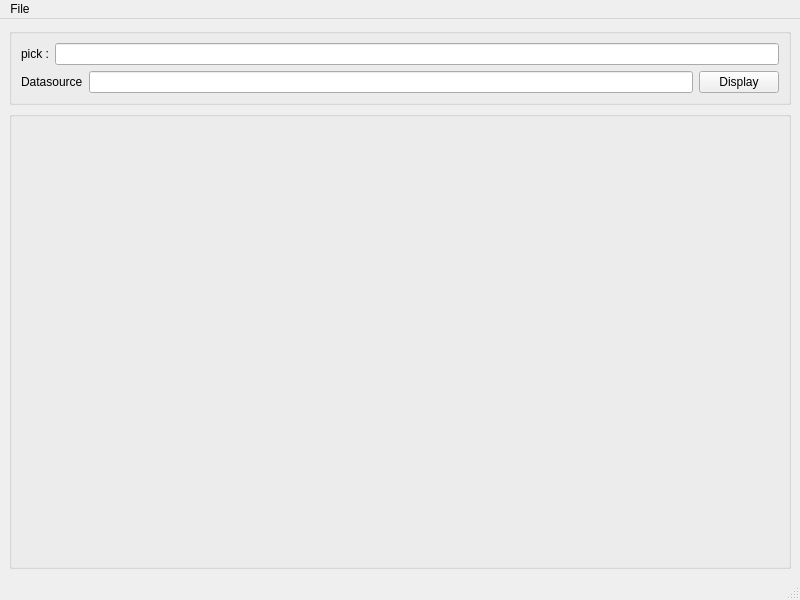
<?xml version="1.0" encoding="UTF-8"?>
<ui version="4.0">
 <class>MplMainWindow</class>
 <widget class="QMainWindow" name="MplMainWindow">
  <property name="geometry">
   <rect>
    <x>0</x>
    <y>0</y>
    <width>800</width>
    <height>600</height>
   </rect>
  </property>
  <property name="windowTitle">
   <string>PlotProfile</string>
  </property>
  <widget class="QWidget" name="mplcentralwidget">
   <layout class="QVBoxLayout" name="verticalLayout_3">
    <item>
     <widget class="QGroupBox" name="groupBox">
      <property name="title">
       <string/>
      </property>
      <layout class="QVBoxLayout" name="verticalLayout">
       <item>
        <layout class="QGridLayout" name="gridLayout">
         <item row="0" column="0">
          <widget class="QLabel" name="label">
           <property name="text">
            <string>pick :</string>
           </property>
          </widget>
         </item>
         <item row="0" column="1">
          <widget class="QLineEdit" name="mpleast1"/>
         </item>
        </layout>
       </item>
       <item>
        <layout class="QHBoxLayout" name="mplhorizontalLayout">
         <item>
          <widget class="QLabel" name="label_3">
           <property name="text">
            <string>Datasource</string>
           </property>
          </widget>
         </item>
         <item>
          <widget class="QLineEdit" name="mpllineEdit"/>
         </item>
         <item>
          <widget class="QPushButton" name="mplpushButton">
           <property name="text">
            <string>Display</string>
           </property>
          </widget>
         </item>
        </layout>
       </item>
      </layout>
     </widget>
    </item>
    <item>
     <widget class="QGroupBox" name="groupBox_2">
      <property name="title">
       <string/>
      </property>
      <layout class="QVBoxLayout" name="verticalLayout_2">
       <item>
        <widget class="MplWidget" name="mpl_2" native="true">
         <property name="sizePolicy">
          <sizepolicy hsizetype="Expanding" vsizetype="Expanding">
           <horstretch>0</horstretch>
           <verstretch>0</verstretch>
          </sizepolicy>
         </property>
        </widget>
       </item>
      </layout>
     </widget>
    </item>
   </layout>
  </widget>
  <widget class="QMenuBar" name="mplmenubar">
   <property name="geometry">
    <rect>
     <x>0</x>
     <y>0</y>
     <width>800</width>
     <height>22</height>
    </rect>
   </property>
   <widget class="QMenu" name="mplmenuFile">
    <property name="title">
     <string>File</string>
    </property>
    <addaction name="separator"/>
    <addaction name="mplactionOpen"/>
    <addaction name="separator"/>
    <addaction name="mplactionQuit"/>
   </widget>
   <addaction name="mplmenuFile"/>
  </widget>
  <widget class="QStatusBar" name="statusbar"/>
  <action name="mplactionOpen">
   <property name="text">
    <string>Open</string>
   </property>
  </action>
  <action name="actionQuit">
   <property name="text">
    <string>Quit</string>
   </property>
  </action>
  <action name="mplactionQuit">
   <property name="text">
    <string>Quit</string>
   </property>
  </action>
 </widget>
 <customwidgets>
  <customwidget>
   <class>MplWidget</class>
   <extends>QWidget</extends>
   <header>mplwidget.h</header>
   <container>1</container>
  </customwidget>
 </customwidgets>
 <resources/>
 <connections/>
</ui>
